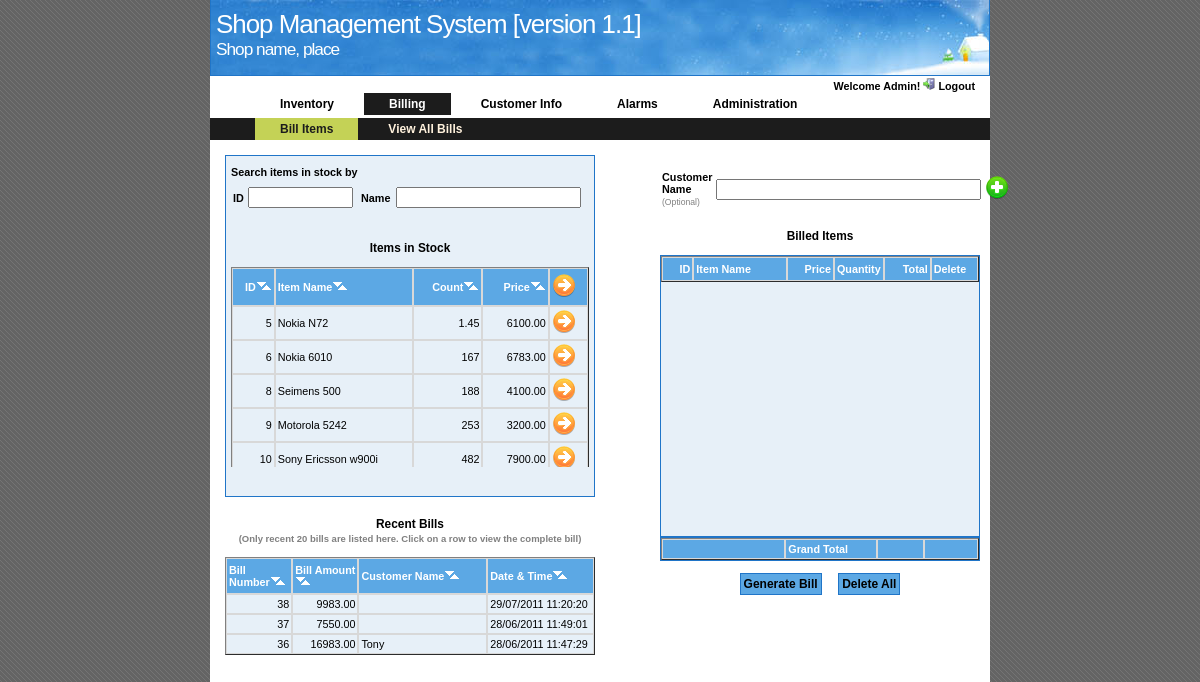
Page /billing.php (signed in) on the committed database.
### tables this page shows
CREATE TABLE `items` (
  `id` int(10) NOT NULL auto_increment,
  `item_name` varchar(20) NOT NULL default '',
  `count` float(10,3) NOT NULL default '0.000',
  `original_price` float(10,2) NOT NULL default '0.00',
  `selling_price` float(10,2) NOT NULL default '0.00',
  `last_updated_time` varchar(16) NOT NULL default '',
  PRIMARY KEY  (`id`)
);

CREATE TABLE `billing` (
  `bill_num` int(10) NOT NULL auto_increment,
  `bill_amount` float(12,2) NOT NULL default '0.00',
  `customer_id` int(10) default NULL,
  `date` char(20) NOT NULL default '',
  PRIMARY KEY  (`bill_num`)
);

CREATE TABLE `customers` (
  `customer_id` int(10) NOT NULL auto_increment,
  `customer_name` varchar(50) NOT NULL default '',
  `contact_num` varchar(30) default NULL,
  `email_id` varchar(50) default NULL,
  `contact_addr1` varchar(50) default NULL,
  `contact_addr2` varchar(50) default NULL,
  `contact_addr3` varchar(50) default NULL,
  `contact_addr4` varchar(50) default NULL,
  `purchases` int(10) NOT NULL default '0',
  `total_amount` int(10) NOT NULL default '0',
  `timestamp` timestamp NOT NULL default CURRENT_TIMESTAMP on update CURRENT_TIMESTAMP,
  PRIMARY KEY  (`customer_id`),
  UNIQUE KEY `customer_name` (`customer_name`)
);

### lib/php_functions.php (the view, shortened to what this page needs)
<?
function format_number($num )
{
        $diff = $num - abs($num);
        if( $diff == 0 )
                return abs($num);
        else
                return $num;
}
function generate_bill_report($query, $db_conn, $view_bill_details = false)
{
        $result = mysql_query($query, $db_conn);
        echo "<table class='sortable' border = '1' cellpadding='0' cellspacing='0' width='100%' id='RecentBills'>
        <thead >
        <tr class = 'donot_highlight'>
                <th width='18%'> Bill Number </th>
                <th width='18%'> Bill Amount </th>
                <th width='35%'> Customer Name </th>
                <th> Date & Time </th>";
        echo "</tr>
        </thead>
        <tbody >";
        while($row = mysql_fetch_array($result))
        {
		if( !$view_bill_details )
			echo "<tr title='Click to view bill details' style='cursor:pointer' onclick='show_bill_details(this);changeback_previous();changeto(event);'>";
		else
			echo "<tr>";
		echo "<td class='number'>" . $row['bill_num'] . "</td>";
                echo "<td class='number'>" . $row['bill_amount'] . "</td>";
		if( $row['customer_name'] == "" )
			echo "<td>&nbsp;</td>";
		else
			echo "<td>" . $row['customer_name'] . "</td>";
                echo "<td>" . $row['date'] . "</td>";
                echo "</tr>";
        }
        echo "</tbody>
        </table>";
}
function list_items_in_stock($query, $db_conn)
{
	$result = mysql_query($query, $db_conn);
	echo "<table class='sortable' onMouseOver='changeto(event)' onMouseout='changeback(event)' border = '1' cellpadding='0' cellspacing='0' width='100%' id='item_list_table'>
		<thead>
		<tr class='donot_highlight'>
		<th class='number'>ID</th>
		<th>Item Name</th>
		<th class='number'>Count</th>
		<th class='number'>Price</th>
		<th class='unsortable' style='cursor:pointer' onclick='insert_all(this, \"BillingTable\");'> <img src='img/right-arrow.png' title='Bill all the listed items' /> </th>
		</tr>
		</thead>
		<tbody>";
	while($row = mysql_fetch_array($result))
	{
		if( $row['count'] > 0 )
		{
			echo "<tr ondblclick='insert_row(this)'>";
			echo "<td class='number'>" . $row['id'] . "</td>";
			echo "<td>" . $row['item_name'] . "</td>";
			echo "<td class='number'>" . format_number($row['count']) . "</td>";
			echo "<td class='number'>" . $row['selling_price'] . "</td>";
			echo "<td style='cursor:pointer' onclick='insert_row(this.parentNode)' > <img src='img/right-arrow.png' title='Bill this item' /> </td>";
			echo "</tr>";
		}
	}
	echo " </tbody>
		</table>";
}
?>

### common/header.php (shortened to what this page needs)
<?
function include_header($onload_focus_textbox)
{
	echo '<!DOCTYPE html PUBLIC "-//W3C//DTD XHTML 1.0 Strict//EN" "http://www.w3.org/TR/xhtml1/DTD/xhtml1-strict.dtd">
		<html xmlns="http://www.w3.org/1999/xhtml" lang="en" xml:lang="en">
		<head>
		<meta http-equiv="content-type" content="text/html; charset=utf-8" />
		<meta name="description" content="Shop management software"/>
		<meta name="keywords" content="shop management system, zenova, simple shop management system, shop management software" />
		<meta name="author" content="Sujata Varamurti" />
		<link rel="stylesheet" type="text/css" href="common/shop_mgt.css" title="Shop Management System" media="screen,projection" />
		<script type="text/javascript" src="scripts/sortable.js"></script>
		<script type="text/javascript" src="scripts/validate.js"></script>
		<script type="text/javascript" src="scripts/highlight_menu.js"></script>
		<script type="text/javascript" src="scripts/xmlHttp.js"></script>
		<script type="text/javascript" src="scripts/export_xl.js"></script>
		<link rel="icon" href="img/shop.png" type="image/x-icon" />
		<link rel="shortcut icon" href="img/shop.png" type="image/x-icon" />
		<title>Shop Management System [version 1.1]</title>
		</head>';
	if($onload_focus_textbox)
		echo ' <body onload="document.getElementById(\'' . $onload_focus_textbox. '\').focus(); document.getElementById(\'' . $onload_focus_textbox . '\').select();">';
	else
		echo '<body>';
	echo '  <div id="container">
		<div id="sitename">
		<h1>Shop Management System [version 1.1] </h1>
		<h2>Shop name, place </h2>
		</div>';
}
function include_logout()
{
	echo "<div id='welcome_wrapper'>
		<div id='welcome_user'>
		";
	echo "Welcome " . $_SESSION['username'] . "! <img src='img/exit.jpg' style=width:12px; height:12px; /> <a href='logout.php' >Logout</a>" ;
	echo "</div>
		</div>";
}
?>

### common/main_menu.php (shortened to what this page needs)
<div class="main_menu" id="main_menu">
	<ul>
		<?
		if( $_SESSION['permissions']['inventory'] )
			echo '<li><a href="item_list.php">Inventory</a></li>';
		if($_SESSION['permissions']['billing'])
			echo '<li><a href="billing.php">Billing</a></li>';
		if($_SESSION['permissions']['customer_info'])
			echo '<li><a href="customers.php">Customer Info</a></li>';
		if($_SESSION['permissions']['alarms'])
			echo '<li><a href="alarms.php">Alarms</a></li>';
		if( $_SESSION['permissions']['administration'] &&
			( $_SESSION['permissions']['view_user'] ||
			  $_SESSION['permissions']['amd_user'] ) )
			echo '<li><a href="users.php"> Administration </a></li>';
		?>
	</ul>
</div>

### billing.php (shortened to what this page needs)
<?
require_once("common/header.php");
include_header('item_name');
include_logout();
require("common/main_menu.php");
require_once("lib/php_functions.php");
?>
<link rel="stylesheet" href="includes/modalbox.css" type="text/css" />
<?
require("common/billing_left_list.php");
?>
<?
	include("common/connect_db.php");
?>
<div id='whole_div' onclick='hideSuggestions();'>
<div id = 'main_billing_div'>
<div id = "stock_list" class='colored_div'>
	<b> Search items in stock by  </b>
	<table class='no_border' id='search_stock' border = '0' cellpadding='0' cellspacing='0'>
		<tr>
			<td> <b>ID</b> </td>
			<td><input size='10' type="text" name="id" id="id" onkeyup="checkIfPosNum(this);search_stock();"></input> </td>
			<td> <b> Name</b> </td>
			<td> <input type="text" name="item_name" id="item_name" size="20" maxlength="25" onkeyup="checkName(this);search_stock();" /> </td>
		</tr>
                <tr>
                        <td id='id_validate' colspan='2'> &nbsp; </td>
                        <td id='item_name_validate' colspan='2'> &nbsp; </td>
                </tr>
	</table>
	<p> Items in Stock </p>
	<div id = "stock_list_table">
	<?
		$query = "SELECT id, item_name, count, selling_price from items;";
		list_items_in_stock($query, $db_conn);
	?>
	</div>
</div>
<div id = "bills">
	<p> Recent Bills <br> <span>(Only recent 20 bills are listed here. Click on a row to view the complete bill)</span></p>
	<div id="bill_table">
	<?
		$query = "SELECT `bill_num`, `bill_amount`, `customer_name`, `date` FROM billing LEFT JOIN `customers` ON billing.customer_id=customers.customer_id ORDER BY date DESC LIMIT 20";
		generate_bill_report($query, $db_conn);
	?>
	</div>
</div>
</div>
<div id = "billing" >
	<table class='no_border' border = '0' cellpadding='0' cellspacing='0'>
                <tr>
                        <td class='error_field' id='customer_name_validate' colspan='3'> &nbsp; </td>
                </tr>
		<tr>
			<td> <b>Customer Name</b> <span> (Optional) </span> </td>
			<td> <input type="text" name="customer_name" id="customer_name" size="30" maxlength="50" onkeyup="checkName(this);checkForChanges(event);handleKeyUp(event);" </td>
			<?
			if( $_SESSION['permissions']['amd_customer'] )
			{
			echo "
			<td style='cursor:pointer' onclick=\"Modalbox.show('add_customer.php?billing=true', {title: 'Add Customer', width:400, height:370 });\"> <img src='img/add.png' title='Add a customer'/> </td>
			";
			}
			?>
		</tr>
	</table>
<div id='billed_items'>
	<div id="billing_title">
		<p> Billed Items </p>
	</div>
	<div id="billing_table" class='colored_square_div'>
		<table border = '1' cellpadding='0' cellspacing='0' width='100%' id='BillingTable'>
			<tr>
				<th width = '10%' class='number'> ID </th>
				<th width = '30%' > Item Name </th>
				<th width = '15%' class='number'> Price </th>
				<th width = '15%' class='number'> Quantity </th>
				<th width = '15%' class='number'> Total </th>
				<th width = '15%' > Delete </th>
			</tr>
		</table>
	</div>
	<div id='billing_footer' class='colored_square_div'>
		<table border = '1' cellpadding='0' cellspacing='0' width='100%' id='BillingTable'>
			<tr class='footer'>
				<td width='39%' id='bill_num'> <b> &nbsp; </b> </td>
				<td width='29%' > <b> Grand Total </b> </td>
				<td width='15%' id='bill_amount' class='number'> &nbsp; </td>
				<td > &nbsp; </td>
			</tr>
		</table>
	</div>
	<div>
		<p> <button class='blue_button' onclick="if(validate_bill()) generate_bill();" > Generate Bill </button> &nbsp; &nbsp;
		 <button class='blue_button' onclick="delete_all('BillingTable')" > Delete All </button> </p>
	</div>
</div>
</div>
</div>
</div>

### common/billing_left_list.php (shortened to what this page needs)
      <div id = 'menu' class='menu' >
<?
	if( $_SESSION['permissions']['billing'] )
	{
		echo '<ul>';
		echo '<li> <a href=billing.php>  Bill Items </a> </li>
		<li> <a href=view_bills.php>  View All Bills </a> </li>';
		echo '</ul>';
	}
?>
      </div>

### common/shop_mgt.css (style rules this page uses)
body { background: transparent url(../img/bg_img.gif) repeat scroll 0 0; color:#303030; font:12px 'Lucida Sans', sans-serif; margin:0; padding:0; text-align:center; }
#container { background:#FFFFFF; color:#000000; margin:0 auto; width:780px; min-height:900px; padding:0 0 20px 0; text-align:left; font-size: 0.9em; border-top : 0px none; position: relative; }
#sitename { color:#FFFFFF; background: transparent url(../img/sample.jpg) repeat scroll 0 0; height:75px; margin:0 auto; margin-bottom: 2px; text-align:left; padding-left: 5px; border-bottom: 1px solid #2075C8; border-right: 1px solid #2075C8; border-left: 1px solid #2075C8; }
#sitename h1,#sitename h2 { font-weight:400; letter-spacing:-1px; margin:0; padding:0; }
#sitename h1 { font-size:2.4em; padding-top:10px; }
#sitename h2 { font-size:1.6em; }
#welcome_wrapper { height: 15px; }
#welcome_user { text-align:right; font-weight: bold; color : black; margin-right: 10px; float: right; padding: 0 5px; }
#welcome_user a { text-decoration: none; color : black; }
.colored_div, .colored_square_div { border: 1px solid #2075C8; background-color: #E7F0F8; }
.colored_div { -moz-border-radius: 8px; }
.blue_button { background: #5CA8E4; border: 1px solid #2075C8; -moz-border-radius : 4px; cursor: pointer; font:12px 'Lucida Sans', sans-serif; font-weight:bold; padding: 3px; }
table { width : 100%; background-color: #E7F0F8; }
table.no_border { background-color: transparent; }
table th, .footer { padding : 5px 2px; background-color: #5CA8E4; font-weight : bold; color : white; border : 1px solid #d8d8d8; }
table td , .not_highlighted { padding : 3px 2px; border: 1px solid #d8d8d8; }
table.no_border td { border : 0px; }
.main_menu { font:12px 'Lucida Sans', sans-serif; font-weight:bold; height:22px; line-height:22px; text-align:center; }
.main_menu ul { margin: 0; list-style:none; }
.main_menu li { float:left; margin-left: 5px; }
.main_menu li a { display:block; color:#000000; text-decoration:none; padding:0 25px; }
.main_menu li.current a { color:#FFFFFF; background: #1C1C1C; -moz-border-radius : 4px; }
.menu { font:12px 'Lucida Sans', sans-serif; font-weight:bold; height:22px; line-height: 22px; text-align:center; background: #1C1C1C; -moz-border-radius : 4px; margin-top: 3px; margin-bottom: 10px; }
.menu ul { margin: 0; list-style:none; }
.menu li { float:left; margin-left: 5px; }
.menu li a { display:block; color:#FFF1DC; text-decoration:none; padding:0 25px; }
.menu li.current a { color:#1C1C1C; background: #C4D256; -moz-border-radius : 4px; }
#main_billing_div { width: 370px; height: 700px; float: left; margin: 0px 5px 20px 10px; padding: 5px; }
#stock_list { padding: 10px 5px; height : 320px; margin-bottom: 10px; -moz-border-radius: 8px; }
#bills { height : 320px; margin: 20px auto 10px; }
#billing { width : 320px; height: 460px; float: right; margin: 0px 10px 20px 0px; }
#billed_items { position: relative; top: -175px; }
#stock_list_table, #billing_table, #bill_table { overflow: auto; }
#stock_list_table { height : 200px; }
#billing_table { height : 280px; }
#bill_table { height : 300px; }
#stock_list p, #bills p, #billing p { font-weight : bold; font-size : 1.1em; text-align : center; }
.error_field { text-align : left; color : red; font-weight: bold; }
#search_stock { margin-top : 6px; }
.number , .right_align { text-align: right; }
table td span { font-size: 0.8em; color : gray; }
#alarm_div p span, #view_bills_div p span, #bills p span { font-size: 0.8em; color : gray; }

### rows in the picture
items: id "5", item_name "Nokia N72", count "1.45", selling_price "6100.00"
items: id "6", item_name "Nokia 6010", count "167", selling_price "6783.00"
items: id "8", item_name "Seimens 500", count "188", selling_price "4100.00"
items: id "9", item_name "Motorola 5242", count "253", selling_price "3200.00"
items: id "10", item_name "Sony Ericsson w900i", count "482", selling_price "7900.00"
billing: bill_num "38", bill_amount "9983.00", date "29/07/2011 11:20:20"
billing: bill_num "37", bill_amount "7550.00", date "28/06/2011 11:49:01"
billing: bill_num "36", bill_amount "16983.00", customer.customer_name "Tony", date "28/06/2011 11:47:29"

### other values in the picture
$_SESSION['username'] "Admin"
